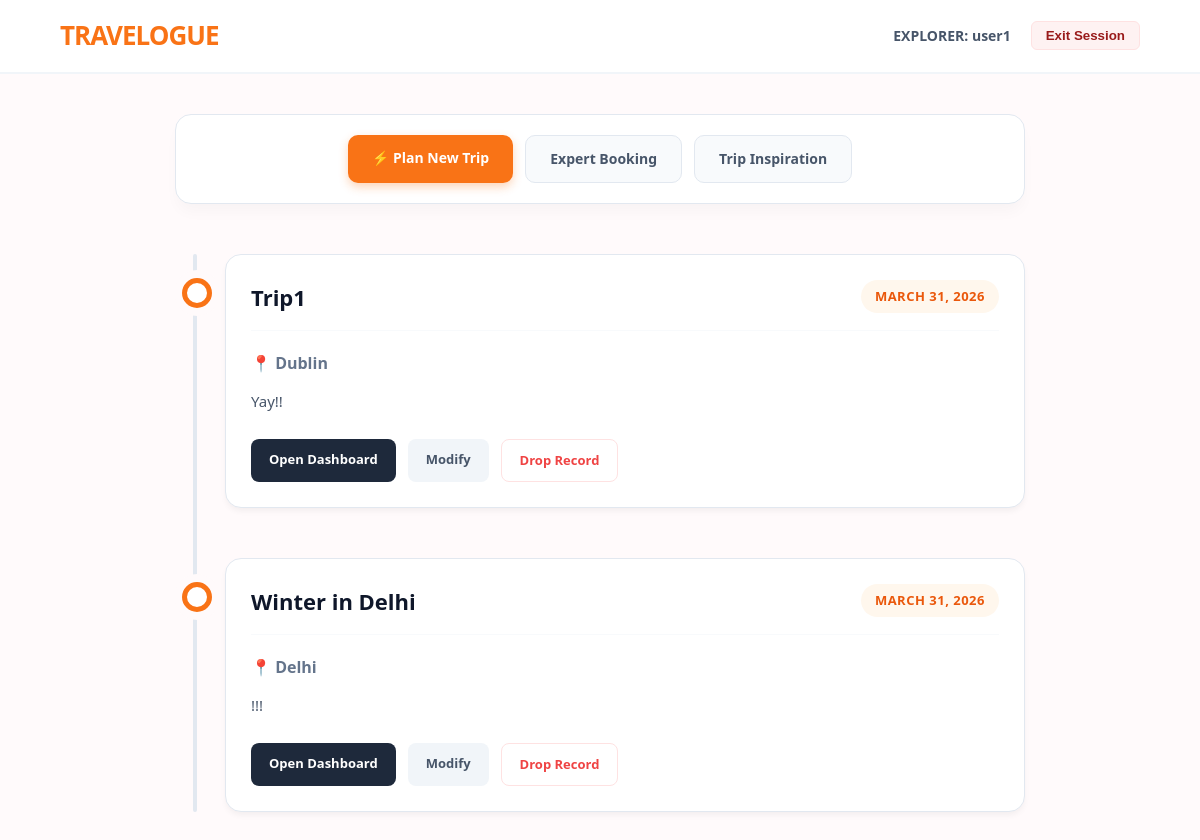
Page / (signed in) on the earlier database version.
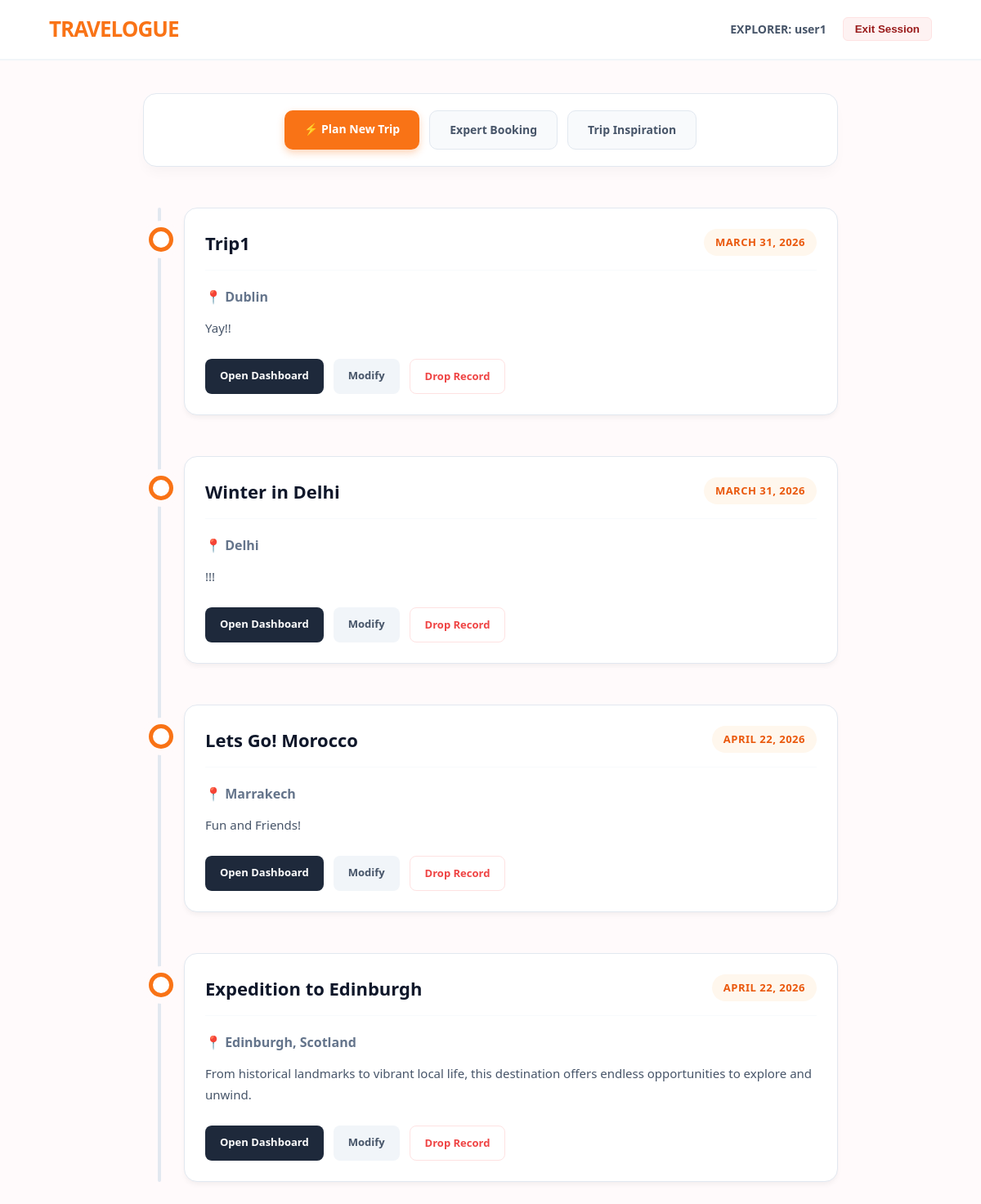
Same page on the later database version.
### journeys/models.py (models this page shows, shortened)
class Journey(models.Model):
    user = models.ForeignKey(User, on_delete=models.CASCADE)
    title = models.CharField(max_length=100)
    trip_date = models.DateField(null=True, blank=True)
    description = models.TextField(blank=True)
    city = models.CharField(max_length=100, null=True, blank=True)
    latitude = models.FloatField(null=True, blank=True)
    longitude = models.FloatField(null=True, blank=True)

### journeys/views.py (the view)
# urls.py: path('', views.journey_list, name='journey_list'),
@login_required
def journey_list(request):
    journeys = Journey.objects.filter(user=request.user)
    return render(request, 'journeys/journey_list.html', {'journeys': journeys})

### journeys/templates/journeys/journey_list.html (shortened to what this page needs)
<!DOCTYPE html>
<html>
<head>
</head>
<body>
<div class="navbar">
    <h1 class="navbar-brand">TRAVELOGUE</h1>
    <div class="user-menu">
        <span>EXPLORER: <strong>{{ request.user.username }}</strong></span>
        <form action="{% url 'logout' %}" method="post" style="display:inline;">
            <button type="submit" class="btn-logout">Exit Session</button>
        </form>
    </div>
</div>
<div class="container">
    <div class="toolbar">
        <a href="{% url 'journey_create' %}" class="btn btn-primary">⚡ Plan New Trip</a>
        <a href="{% url 'available_consultations' %}" class="btn btn-secondary">Expert Booking</a>
        <a href="{% url 'surprise_me' %}" class="btn btn-secondary">Trip Inspiration</a>
    </div>
    <div class="timeline">
        {% for journey in journeys %}
            <div class="timeline-item">
                <div class="card">
                    <div class="card-header">
                        <h2 class="card-title">{{ journey.title }}</h2>
                        <div class="card-date">{{ journey.trip_date }}</div>
                    </div>
                    <div class="card-location">📍 {{ journey.city }}</div>
                    <p class="card-desc">{{ journey.description|default:"No description logs found for this entry." }}</p>
                    <div class="card-actions">
                        <a href="{% url 'journey_detail' journey.id %}" class="btn-action btn-manage">Open Dashboard</a>
                        <a href="{% url 'journey_update' journey.id %}" class="btn-action btn-edit">Modify</a>
                        <a href="{% url 'journey_delete' journey.id %}" class="btn-action btn-delete">Drop Record</a>
                    </div>
                </div>
            </div>
        {% endfor %}
    </div>
</div>
</body>
</html>

### journeys/templates/journeys/journey_list.html (style rules this page uses)
body { font-family: system-ui, -apple-system, BlinkMacSystemFont, "Segoe UI", Roboto, sans-serif; background-color: #fffafb; color: #334155; margin: 0; padding: 0; line-height: 1.6; }
.navbar { background-color: #ffffff; padding: 15px 5%; border-bottom: 2px solid #f1f5f9; display: flex; justify-content: space-between; align-items: center; }
.navbar-brand { margin: 0; color: #f97316; font-size: 26px; font-weight: 900; letter-spacing: -1px; }
.user-menu { font-size: 14px; font-weight: 600; display: flex; align-items: center; gap: 20px; color: #475569; }
.btn-logout { background: #fef2f2; border: 1px solid #fee2e2; color: #991b1b; padding: 6px 14px; border-radius: 6px; cursor: pointer; font-weight: 700; transition: 0.2s; }
.container { max-width: 850px; margin: 40px auto; padding: 0 20px; }
.toolbar { display: flex; gap: 12px; margin-bottom: 50px; flex-wrap: wrap; background: #ffffff; padding: 20px; border-radius: 16px; border: 1px solid #e2e8f0; box-shadow: 0 10px 15px -3px rgba(0,0,0,0.03); justify-content: center; }
.btn { padding: 12px 24px; border-radius: 10px; border: none; cursor: pointer; font-size: 14px; font-weight: 700; text-decoration: none; transition: 0.2s; }
.btn-primary { background: #f97316; color: white; box-shadow: 0 4px 10px rgba(249, 115, 22, 0.3); }
.btn-secondary { background: #f8fafc; color: #475569; border: 1px solid #e2e8f0; }
.timeline { position: relative; padding-left: 50px; margin-bottom: 60px; }
.timeline::before { content: ''; position: absolute; top: 0; bottom: 0; left: 18px; width: 4px; background: #e2e8f0; border-radius: 4px; }
.timeline-item { position: relative; margin-bottom: 50px; }
.timeline-item::before { content: ''; position: absolute; left: -43px; top: 24px; width: 20px; height: 20px; background: #ffffff; border: 5px solid #f97316; border-radius: 50%; box-shadow: 0 0 0 8px #fffafb; z-index: 1; }
.card { background: #ffffff; border-radius: 16px; border: 1px solid #e2e8f0; padding: 25px; box-shadow: 0 4px 6px -1px rgba(0,0,0,0.05); transition: all 0.3s cubic-bezier(0.4, 0, 0.2, 1); }
.card-header { display: flex; justify-content: space-between; align-items: flex-start; margin-bottom: 20px; border-bottom: 1px solid #f8fafc; padding-bottom: 15px; }
.card-title { margin: 0; font-size: 22px; color: #0f172a; font-weight: 800; }
.card-date { font-weight: 800; color: #ea580c; font-size: 13px; background: #fff7ed; padding: 6px 14px; border-radius: 30px; text-transform: uppercase; letter-spacing: 0.5px; }
.card-location { font-size: 16px; font-weight: 700; color: #64748b; margin-bottom: 12px; display: flex; align-items: center; gap: 8px; }
.card-desc { color: #475569; font-size: 15px; margin: 0 0 25px 0; line-height: 1.7; }
.card-actions { display: flex; gap: 12px; }
.btn-action { padding: 10px 18px; font-size: 13px; border-radius: 8px; text-decoration: none; font-weight: 700; transition: 0.2s; }
.btn-manage { background: #1e293b; color: white; }
.btn-edit { background: #f1f5f9; color: #475569; }
.btn-delete { background: #fff; color: #ef4444; border: 1px solid #fee2e2; }

Differences in the rows shown:
added Journey: title "Lets Go! Morocco", trip_date "APRIL 22, 2026", city "Marrakech", description "Fun and Friends!"
added Journey: title "Expedition to Edinburgh", trip_date "APRIL 22, 2026", city "Edinburgh, Scotland", description "From historical landmarks to vibrant local life, this destination offers endless opportunities to explore and unwind."
